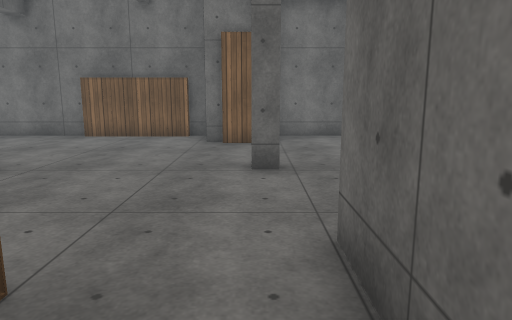
[1] (above)

12 first-person views from a walk through a scene from a Unity 3-D project. The camera is 1.4 m above the floor, tilts 10° down and sees 70° across. The floor is counted in squares, 1 m on a side. Each view is taken from the middle of a square. On the plan, view 1 faces up. The plan holds only what a view shows up to about 16 squares ahead; the rest is blank. The place goes on beyond the plan. The player character is not drawn. Some surface patterns are stand-ins.

[2]
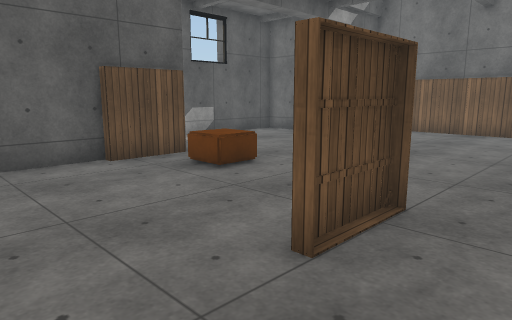

[3]
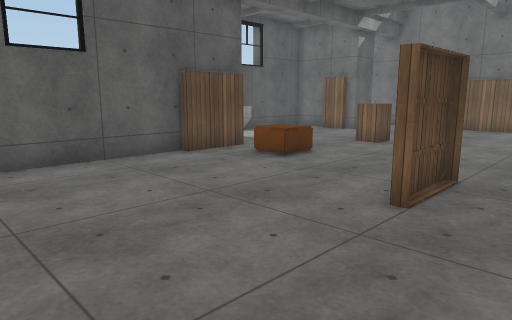

[4]
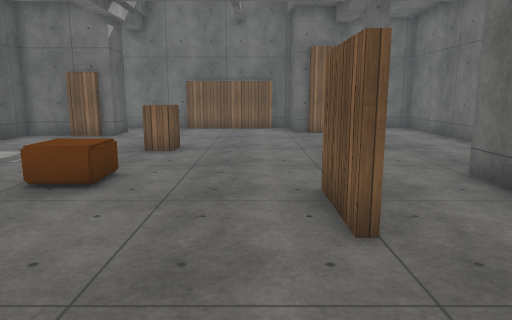

[5]
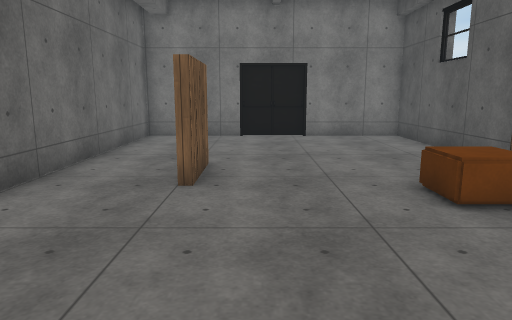

[6]
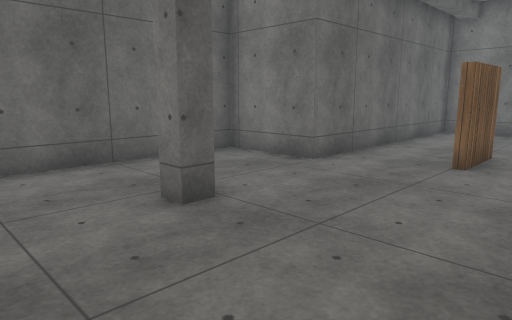

[7]
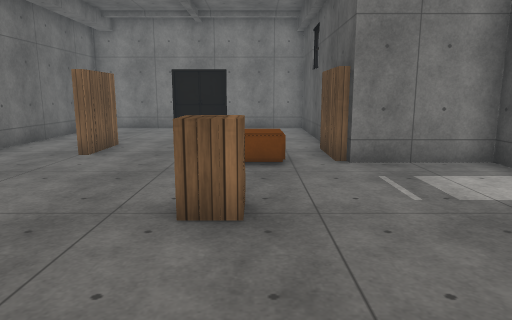

[8]
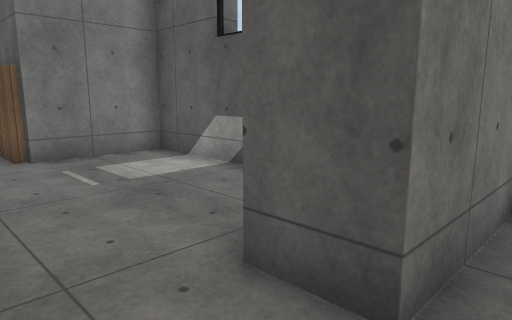

[9]
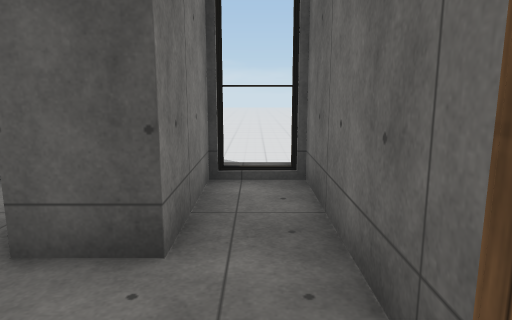

[10]
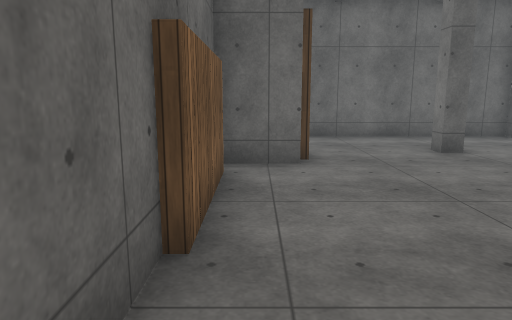

[11]
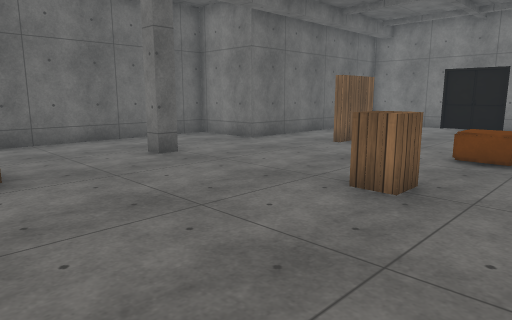

[12]
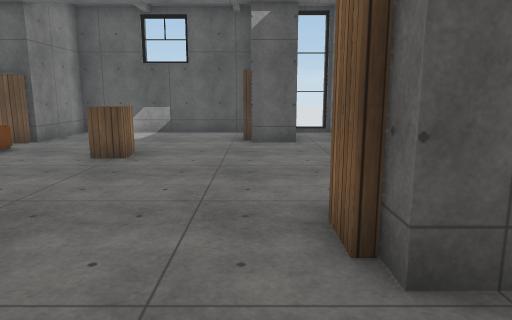

### Floor plan
Points are (right, up) in squares from view 1. A wall is a line through its corners. A room is listed if a view was taken in it or the views show most of it. See-through windows are left out.
Room 1 (views 1, 2, 3, 4, 5, 6, 7, 8, 9, 10, 11, 12)
walls: (-5.1, 6.3) (-5.9, 6.3) (-5.9, 7) (-5.1, 7) (-5.1, 6.3); (-5.9, 6.5) (-5, 6.5); (0.5, 6.9) (-0.1, 6.9) (-0.1, 7.4) (0.5, 7.4); (-2, 0.4) (-2, 2.5) (-2, 0.6); (-7.7, 3.3) (-7.7, 1.3); (-8, 1.4) (-8, -4.8) (-4.6, -4.8); (-0.9, 11.1) (-1.5, 11.1) (-1.5, 12.8) (-2.4, 12.8); (0.1, 10.8) (-1, 10.8); (-8.4, 9.6) (-9.5, 9.6); (-2.2, 12.6) (-6, 12.6); (0.6, 11.9) (0.6, 11.1) (-0.1, 11.1); (-9.5, 9.9) (-11, 9.9) (-11, 3.4) (-8, 3.4) (-8, 3); (-5.9, 12.8) (-10.9, 12.8) (-11.2, 12.5); (-2.6, -4.8) (0.8, -4.8) (0.8, 3.4) (3.5, 3.4) (3.5, 12.8) (0.8, 12.8); (-4.5, -4.8) (-3.5, -4.8); (-4.8, -5) (-2.5, -5); (-11, 12.8) (-11, 11.2) (-8, 11.2) (-8, 9.9) (-8.5, 9.9)
objects: other object (-6, 3)

Positions as (right, up) in squares from view 1, and headings:
1: (0, 0), facing up
2: (0, -2), facing up-left
3: (0, -4), facing up-left
4: (-3, -3), facing up
5: (-3, 8), facing down
6: (-4, 10), facing down-right
7: (-6, 11), facing down
8: (-6, 12), facing down-left
9: (-5, 12), facing left
10: (-9, 12), facing right
11: (-8, 12), facing down-right
12: (3, 10), facing left
